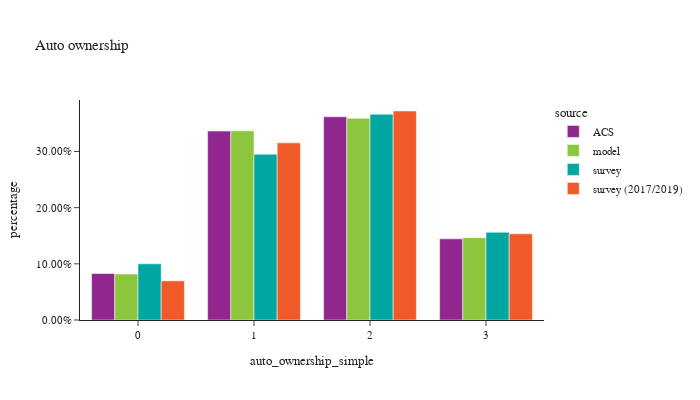

Notebook code cell kept with this figure:
### Code cell
df_plot = hh.groupby(['source','auto_ownership_simple'])['hhexpfac'].sum().reset_index()
df_plot = pd.concat([df_plot,df_acs])
df_plot = df_plot.reset_index(drop=True)
df_plot['percentage'] = df_plot.groupby(['source'], group_keys=False)['hhexpfac'].\
        apply(lambda x: x / float(x.sum()))

df_plot_ct = hh.groupby(['source','auto_ownership_simple'])['hhexpfac'].count().reset_index(). \
    rename(columns={'hhexpfac':'sample count'})
df_plot = df_plot.merge(df_plot_ct, on=['source','auto_ownership_simple'], how='left')
df_plot = df_plot[df_plot['auto_ownership_simple'] != '-1']

fig = px.bar(df_plot.sort_values(by=['source']), x="auto_ownership_simple", y="percentage", color="source",
             hover_data=['sample count'],
             barmode="group",title="Auto ownership")
fig.update_layout(height=400, width=700, font=dict(size=11),
                  yaxis=dict(tickformat=".2%"))
fig.show()

### Figure 1 — Plotly figure (JSON) as saved in the notebook; plotly's stock layout.template omitted (floating-point values rounded to 4 significant figures)
{"data": [{"alignmentgroup": "True", "customdata": [[null], [null], [null], [null], [null]], "hovertemplate": "source=ACS<br>auto_ownership_simple=%{x}<br>percentage=%{y}<br>sample count=%{customdata[0]}<extra></extra>", "legendgroup": "ACS", "marker": {"color": "#91268F", "pattern": {"shape": ""}}, "name": "ACS", "offsetgroup": "ACS", "orientation": "v", "showlegend": true, "textposition": "auto", "type": "bar", "x": ["4+", 2, 1, 0, 3], "xaxis": "x", "y": [0.07446, 0.3619, 0.3364, 0.08278, 0.1445], "yaxis": "y"}, {"alignmentgroup": "True", "customdata": [[142300.0], [130900.0], [254500.0], [623700.0], [584800.0]], "hovertemplate": "source=model<br>auto_ownership_simple=%{x}<br>percentage=%{y}<br>sample count=%{customdata[0]}<extra></extra>", "legendgroup": "model", "marker": {"color": "#8CC63E", "pattern": {"shape": ""}}, "name": "model", "offsetgroup": "model", "orientation": "v", "showlegend": true, "textposition": "auto", "type": "bar", "x": ["0", "4+", "3", "2", "1"], "xaxis": "x", "y": [0.08194, 0.07538, 0.1466, 0.3592, 0.3368], "yaxis": "y"}, {"alignmentgroup": "True", "customdata": [[1576.0], [1034.0], [268.0], [572.0], [118.0]], "hovertemplate": "source=survey<br>auto_ownership_simple=%{x}<br>percentage=%{y}<br>sample count=%{customdata[0]}<extra></extra>", "legendgroup": "survey", "marker": {"color": "#00A7A0", "pattern": {"shape": ""}}, "name": "survey", "offsetgroup": "survey", "orientation": "v", "showlegend": true, "textposition": "auto", "type": "bar", "x": ["1", "2", "3", "0", "4+"], "xaxis": "x", "y": [0.2951, 0.3664, 0.1562, 0.09999, 0.0819], "yaxis": "y"}, {"alignmentgroup": "True", "customdata": [[1077.0], [2960.0], [1662.0], [347.0], [141.0]], "hovertemplate": "source=survey (2017/2019)<br>auto_ownership_simple=%{x}<br>percentage=%{y}<br>sample count=%{customdata[0]}<extra></extra>", "legendgroup": "survey (2017/2019)", "marker": {"color": "#F05A28", "pattern": {"shape": ""}}, "name": "survey (2017/2019)", "offsetgroup": "survey (2017/2019)", "orientation": "v", "showlegend": true, "textposition": "auto", "type": "bar", "x": ["0", "1", "2", "3", "4+"], "xaxis": "x", "y": [0.06967, 0.3154, 0.3721, 0.1534, 0.08708], "yaxis": "y"}], "layout": {"barmode": "group", "font": {"size": 11}, "height": 400, "legend": {"title": {"text": "source"}, "tracegroupgap": 0}, "title": {"text": "Auto ownership"}, "width": 700, "xaxis": {"anchor": "y", "domain": [0.0, 1.0], "title": {"text": "auto_ownership_simple"}}, "yaxis": {"anchor": "x", "domain": [0.0, 1.0], "tickformat": ".2%", "title": {"text": "percentage"}}}}
